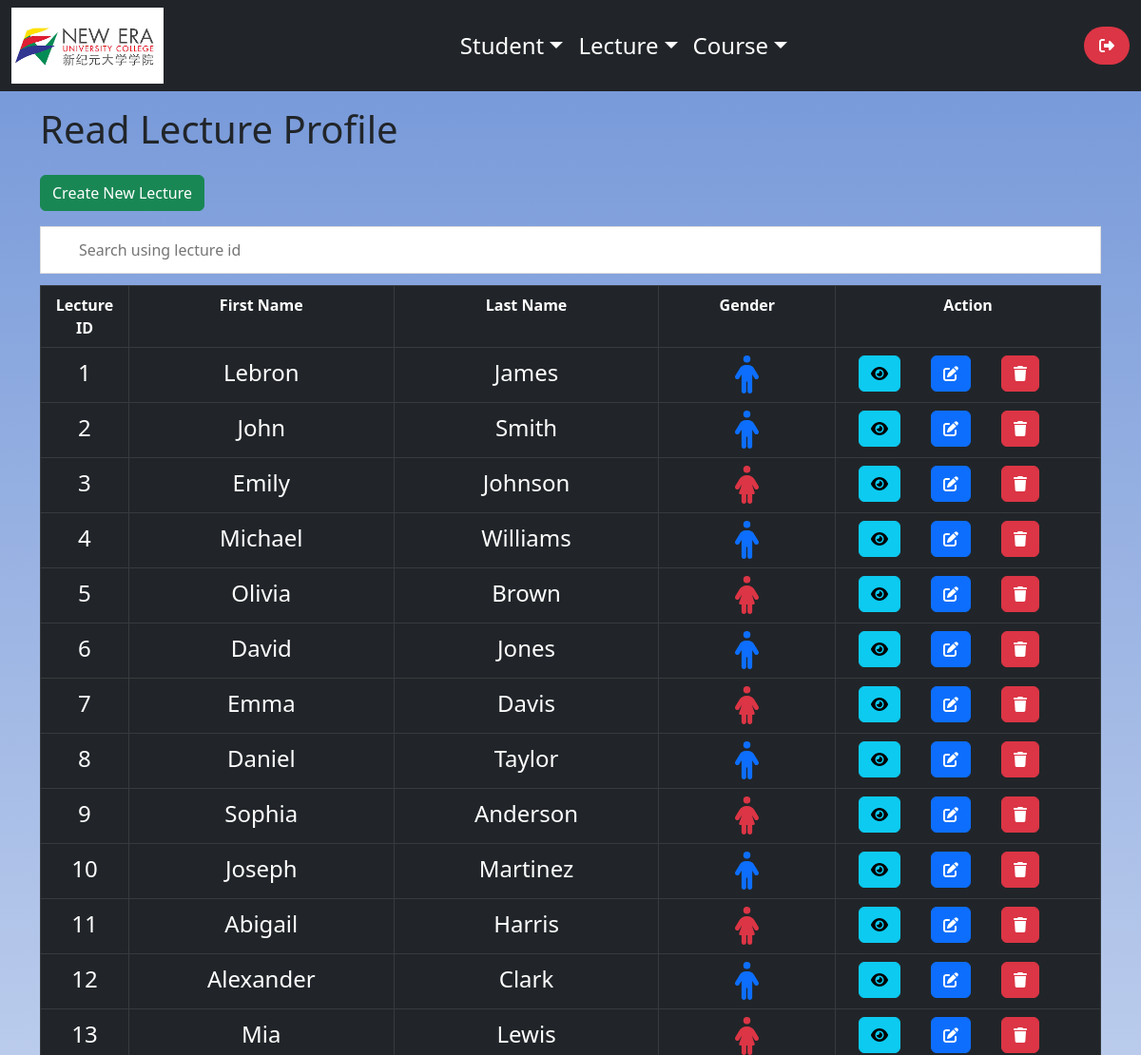
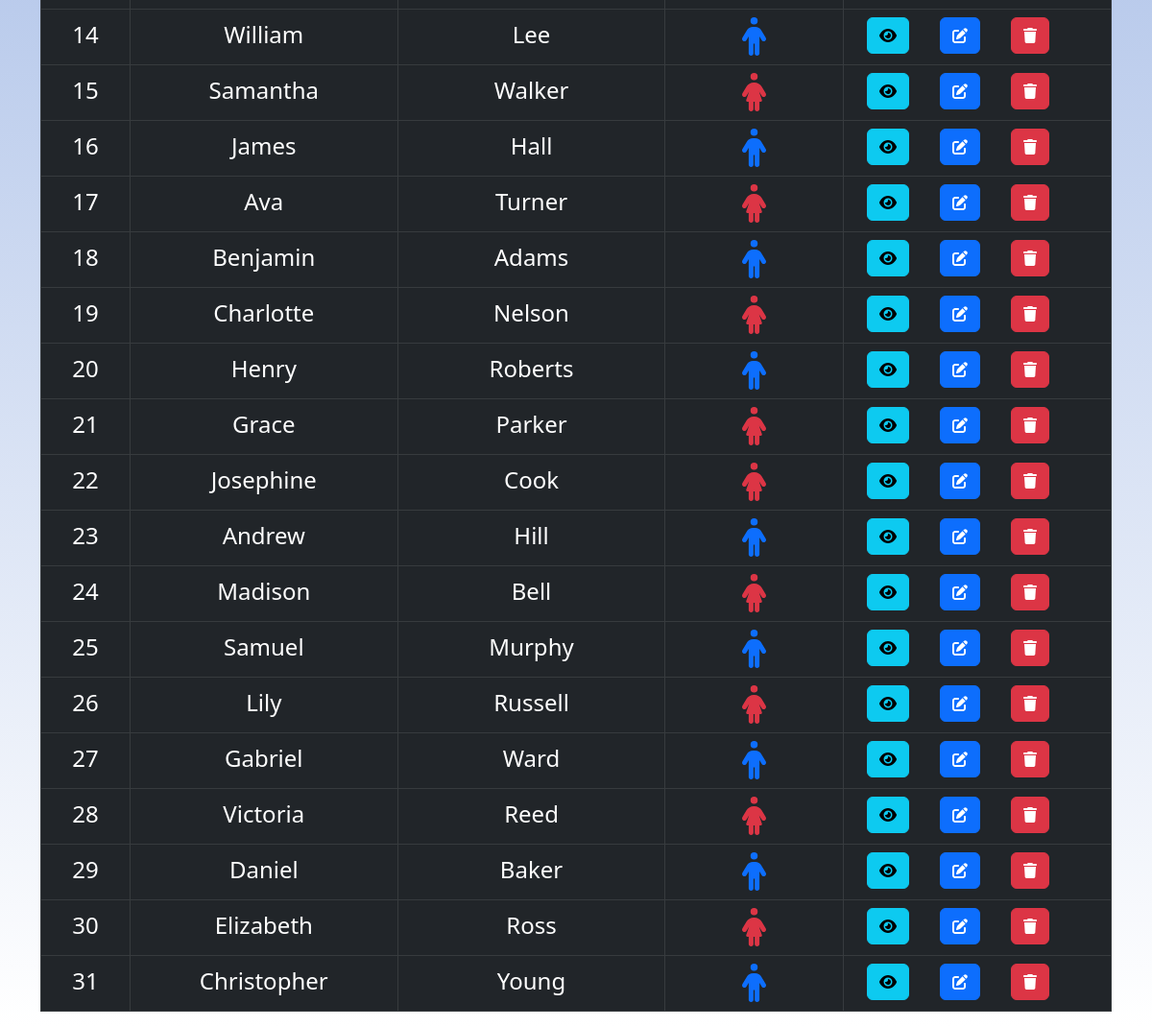
The page /admin/lecture_read.php (signed in) on the database its author committed (2 pictures, top to bottom).
### tables this page shows
CREATE TABLE IF NOT EXISTS `lecture` (
  `lecture_id` int(255) NOT NULL AUTO_INCREMENT,
  `lecture_firstname` text NOT NULL,
  `lecture_lastname` text NOT NULL,
  `lecture_password` varchar(50) NOT NULL,
  `lecture_email` varchar(128) NOT NULL,
  `lecture_phone` varchar(11) NOT NULL,
  `lecture_gender` varchar(30) NOT NULL,
  `user_type` varchar(50) NOT NULL,
  `lecture_entrytime` timestamp NOT NULL DEFAULT CURRENT_TIMESTAMP,
  PRIMARY KEY (`lecture_id`)
);

### admin/lecture_read.php (the view, shortened to what this page needs)
<!DOCTYPE HTML>
<html>
<head>
    <link href="https://cdn.jsdelivr.net/npm/bootstrap@5.2.2/dist/css/bootstrap.min.css" rel="stylesheet">
    <link href="../css/filtertable.css" rel="stylesheet" />
    <link href="../css/background.css" rel="stylesheet" />
</head>
<body>
    <div class="container-fluid px-0">
        <?php include 'admin_topnav.php'; ?>
        <div class="container my-3">
            <div class="page-header">
                <h1>Read Lecture Profile</h1>
            </div>
            <?php
            include '../config/database.php';
            $query = "SELECT * FROM lecture ORDER BY lecture_id";
            $stmt = $con->prepare($query);
            $stmt->execute();
            echo "<a href='create_lec.php' class='btn btn-success m-b-1em my-3'>Create New Lecture</a>";
            echo "<input type='text' id='myInput' onkeyup='myFunction()' placeholder='Search using lecture id'>";
            echo "<table class='table table-hover table-dark table-responsive table-bordered' id='myTable'>";
            echo "<tr>";
            echo "<th class='text-center col-1'>Lecture ID</th>";
            echo "<th class='text-center col-3'>First Name</th>";
            echo "<th class='text-center col-3'>Last Name</th>";
            echo "<th class='text-center col-2'>Gender</th>";
            echo "<th class='text-center col-3'>Action</th>";
            echo "</tr>";
            while ($row = $stmt->fetch(PDO::FETCH_ASSOC)) {
                extract($row);
                echo "<tr>";
                echo "<td class='col-1 text-center fs-4'>{$lecture_id}</td>";
                echo "<td class='col-3 text-center text-break fs-4'>{$lecture_firstname}</td>";
                echo "<td class='col-3 text-center text-break fs-4'>{$lecture_lastname}</td>";
                if ($lecture_gender == "male") {
                    echo "<td class='col-2 text-center'><i class='fa-solid fa-person fs-1 text-primary'></i></td>";
                } else {
                    echo "<td class='col-2 text-center'><i class='fa-solid fa-person-dress fs-1 text-danger'></i></td>";
                }
                echo "<td class='col-3'>";
                echo "<a href='lecture_read_one.php?lecture_id={$lecture_id}' class='btn btn-info m-r-1em mx-3'><i class='fa-solid fa-eye'></i></a>";
                echo "<a href='lecture_update.php?lecture_id={$lecture_id}' class='btn btn-primary m-r-1em mx-3'><i class='fa-solid fa-pen-to-square'></i></a>";
                echo "<a href='#' onclick='delete_lecture({$lecture_id});' class='btn btn-danger mx-3'><i class='fa-solid fa-trash'></a>";
                echo "</td>";
                echo "</tr>";
            }
            echo "</table>";
            ?>
        </div>
    </div>
</body>
</html>

### css/filtertable.css (style rules this page uses)
#myInput { width: 100%; font-size: 16px; padding: 12px 20px 12px 40px; border: 1px solid #ddd; margin-bottom: 12px; }

### css/background.css (style rules this page uses)
body { background: linear-gradient(#7396d8, #ffffff); background-repeat: repeat-x; }

### rows shown on the page
lecture: lecture_id "1", lecture_firstname "Lebron", lecture_lastname "James", lecture_gender "male" (drawn)
lecture: lecture_id "2", lecture_firstname "John", lecture_lastname "Smith", lecture_gender "male" (drawn)
lecture: lecture_id "3", lecture_firstname "Emily", lecture_lastname "Johnson", lecture_gender "female" (drawn)
lecture: lecture_id "4", lecture_firstname "Michael", lecture_lastname "Williams", lecture_gender "male" (drawn)
lecture: lecture_id "5", lecture_firstname "Olivia", lecture_lastname "Brown", lecture_gender "female" (drawn)
lecture: lecture_id "6", lecture_firstname "David", lecture_lastname "Jones", lecture_gender "male" (drawn)
lecture: lecture_id "7", lecture_firstname "Emma", lecture_lastname "Davis", lecture_gender "female" (drawn)
lecture: lecture_id "8", lecture_firstname "Daniel", lecture_lastname "Taylor", lecture_gender "male" (drawn)
lecture: lecture_id "9", lecture_firstname "Sophia", lecture_lastname "Anderson", lecture_gender "female" (drawn)
lecture: lecture_id "10", lecture_firstname "Joseph", lecture_lastname "Martinez", lecture_gender "male" (drawn)
lecture: lecture_id "11", lecture_firstname "Abigail", lecture_lastname "Harris", lecture_gender "female" (drawn)
lecture: lecture_id "12", lecture_firstname "Alexander", lecture_lastname "Clark", lecture_gender "male" (drawn)
lecture: lecture_id "13", lecture_firstname "Mia", lecture_lastname "Lewis", lecture_gender "female" (drawn)
lecture: lecture_id "14", lecture_firstname "William", lecture_lastname "Lee", lecture_gender "male" (drawn)
lecture: lecture_id "15", lecture_firstname "Samantha", lecture_lastname "Walker", lecture_gender "female" (drawn)
lecture: lecture_id "16", lecture_firstname "James", lecture_lastname "Hall", lecture_gender "male" (drawn)
lecture: lecture_id "17", lecture_firstname "Ava", lecture_lastname "Turner", lecture_gender "female" (drawn)
lecture: lecture_id "18", lecture_firstname "Benjamin", lecture_lastname "Adams", lecture_gender "male" (drawn)
lecture: lecture_id "19", lecture_firstname "Charlotte", lecture_lastname "Nelson", lecture_gender "female" (drawn)
lecture: lecture_id "20", lecture_firstname "Henry", lecture_lastname "Roberts", lecture_gender "male" (drawn)
lecture: lecture_id "21", lecture_firstname "Grace", lecture_lastname "Parker", lecture_gender "female" (drawn)
lecture: lecture_id "22", lecture_firstname "Josephine", lecture_lastname "Cook", lecture_gender "female" (drawn)
lecture: lecture_id "23", lecture_firstname "Andrew", lecture_lastname "Hill", lecture_gender "male" (drawn)
lecture: lecture_id "24", lecture_firstname "Madison", lecture_lastname "Bell", lecture_gender "female" (drawn)
lecture: lecture_id "25", lecture_firstname "Samuel", lecture_lastname "Murphy", lecture_gender "male" (drawn)
lecture: lecture_id "26", lecture_firstname "Lily", lecture_lastname "Russell", lecture_gender "female" (drawn)
lecture: lecture_id "27", lecture_firstname "Gabriel", lecture_lastname "Ward", lecture_gender "male" (drawn)
lecture: lecture_id "28", lecture_firstname "Victoria", lecture_lastname "Reed", lecture_gender "female" (drawn)
lecture: lecture_id "29", lecture_firstname "Daniel", lecture_lastname "Baker", lecture_gender "male" (drawn)
lecture: lecture_id "30", lecture_firstname "Elizabeth", lecture_lastname "Ross", lecture_gender "female" (drawn)
lecture: lecture_id "31", lecture_firstname "Christopher", lecture_lastname "Young", lecture_gender "male" (drawn)
